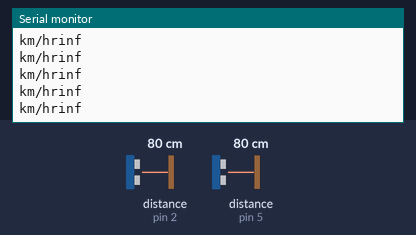
The sketch below on a simulated Arduino Uno, built with avr-gcc and run on an emulated ATmega328P. Parts: the last lines printed to the serial monitor. Wiring (inferred from the names in the program): 2 × ultrasonic range finder: trigger pin 3, echo pin 2 / trigger pin 4, echo pin 5. The test bench sets the inputs (shaded band); at power-on: distance to the obstacle (sensors on pin 2, pin 5) 80 cm. The echo pulse lasts 58.3 µs per cm.

Above: at 1.2 s.
1.3 s: distance to the obstacle (sensor on pin 2) set to 250 cm
4.3 s: distance to the obstacle (sensor on pin 5) set to 2 cm
At 4.9 s:
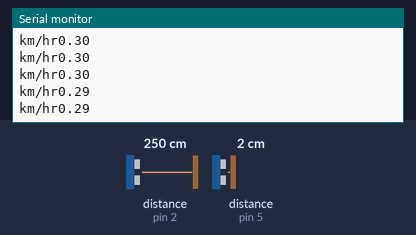
5.9 s: distance to the obstacle (sensor on pin 2) set to 2 cm
At 6.9 s:
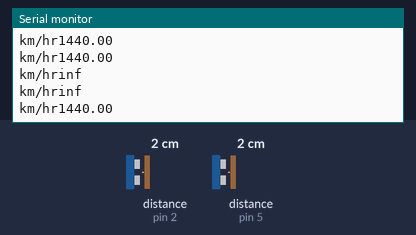
8.9 s: distance to the obstacle (sensor on pin 5) set to 5 cm
At 9.9 s:
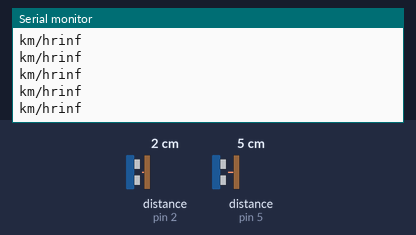
11.9 s: distance to the obstacle (sensor on pin 5) set to 299 cm
14.9 s: distance to the obstacle (sensor on pin 5) set to 250 cm
Timing chart, 0 to 17.9 s (numbered marks = the images above; inputs shaded):
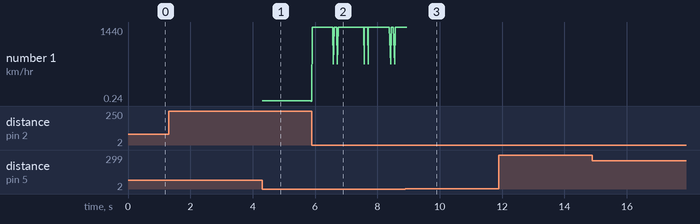

Measured:
- the behaviour switches between 3 and 4 cm on distance to the obstacle (sensor on pin 5) (found by bisection; images 2 and 3)
- after the input at 4.3 s, the serial monitor: prints a new line at once (image 1)
- after the input at 5.9 s, the serial monitor: prints a new line at once (image 2)
- plotted number 1: 0.24 → 1440 after the input at 5.9 s

The sketch:

speed_of_vehicle.ino
```cpp
/*
*
* Project Name: 	Traffic Law Enforcement System
* Author List: 		Ankitha Girish, Aiswarya Arun, Aishwarya LV, Job Jacob
* Filename: 		speed_of_vehicle.ino
* Functions: 		void setup(), void loop(), int data(int, int)
* Global Variables:	1) trig_pin_1 of type int
*                       2) trig_pin_2 of type int
*                       3) echo_pin_1 of type int
*                       4) echo_pin_2 of type int
*                       5) distance_travelled of type float
*
*/

int trig_pin_1 = 3; // trigger pin of first ultrasonic sensor
int echo_pin_1 = 2; // echo pin of first ultrasonic sensor
int trig_pin_2 = 4; // trigger pin of second ultrasonic sensor
int echo_pin_2 = 5; // echo pin of second ultrasonic sensor

float distance_travelled = 40.0; // distance between the two ultrasonic sensors or the distance used to calculate the speed
float speed_of_vehicle = 0.0; // speed of the vehicle

/*
*
* Function Name: 	setup()
* Input: 		None
* Output: 		None
* Logic: 		This function is used to initialize the pin modes for the ultrasonic sensor and also to set the data rate as 9600bps
*                       for serial data transmission. This function will only run once, after each powerup or reset of the Arduino board.
* Example Call:		setup(); --> from any function in the file
*
*/
void setup() {
  // configuring the specified pins
  pinMode(trig_pin_1, OUTPUT);
  pinMode(echo_pin_1, INPUT);
  pinMode(trig_pin_2, OUTPUT);
  pinMode(echo_pin_2, INPUT);
  Serial.begin (9600); // opens serial port, sets data rate to 9600 bps
}

/*
*
* Function Name: 	loop()
* Input: 		None
* Output: 		None
* Logic: 		This function runs on and on like a loop as long as the Arduino has power.
*                       This function calls the function data(int, int) to get the output from the first ultrasonic sensor and then checks if a vehicle/
*                       object is within 3cm of the ultrasonic sensor. If yes then it will call millis() and store its return value to time_1.
*                       millis() is an inbuild function that returns the number of milliseconds since the Arduino board began running the current program.
*                       Then it again calls the function data(int, int) to get the output from the second ultrasonic sensor and then check if a vehicle/
*                       object is within 3cm of the ultrasonic sensor. If yes then it will call millis() and store its return value to time_2.
*                       We thus obtain the time taken for the car to cross both the ultrasonic sensors by calculating time_2-time_1. The distance between
*                       both the ultrasonic sensors is set as 40cm in our model. Thus we can find the speed of the vehicle by using the formula
*                       speed=distance/time and converting the speed to km/hr.
* Example Call:		loop(); --> from any function in the file
*
*/
void loop() {
  float distance_1, distance_2, time_1, time_2, time_taken;
  distance_1 = data(trig_pin_1, echo_pin_1);
  // checking if there is an object just in front of the first ultrasonic sensor
  if(distance_1<3) {
    time_1 = millis();
  }
  distance_2 = data(trig_pin_2, echo_pin_2);
  // checking if there is an object just in front of the second ultrasonic sensor
  if(distance_2<3) {
    time_2 = millis();
    // calculating the time taken in seconds for the car to pass through both the ultrasonic sensors
    time_taken = (time_2-time_1)/1000;
  }
  // calculating the speed in km/hr of the vehicle by converting the distance from cm to km and time from sec to hr
  speed_of_vehicle = (distance_travelled*0.00001)/(time_taken*0.000277778);
  // print to the serial monitor only if a valid speed is detected
  if(speed_of_vehicle > 0.0) {
    Serial.println(speed_of_vehicle);
    Serial.print("km/hr");
    speed_of_vehicle = 0.0;
  }
}

/*
*
* Function Name: 	data()
* Input: 		1) trig_pin of type int --> trigger pin of the ultrasonic sensor
*                       2) echo_pin of type int --> echo pin of the ultrasonic sensor
* Output: 		distance of type int --> the distance in cm of any object from the echo/trigger of ultrasonic sensor
* Logic: 		This function is used to obtain the output of an ultrasonic sensor. The output of an ultrasonic sensor is the time taken
*                       by the sound sent by the trigger to be received by the echo. From this time we can calculate the distance of an object in front
*                       of it. If the distance is less, then it means that a car is in front of the sensor.
* Example Call:		data(trig_pin_1, echo_pin_1); --> from loop function in the file
*
*/
int data(int trig_pin, int echo_pin) {
  float duration, distance;
  digitalWrite(trig_pin, LOW);
  delayMicroseconds(2);
  // sending the trigger sound pulse
  digitalWrite(trig_pin, HIGH);
  delayMicroseconds(10);
  digitalWrite(trig_pin, LOW);
  duration = pulseIn(echo_pin, HIGH); // receiving the signal sent by the trigger and returning the time to the variable duration
  distance = (duration/2) / 29.1;
  return distance;
}
```
